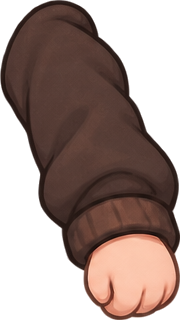
#> input picture pet/frames-generated/motion-v5/rig/far-arm.png, 180 x 320 px; its folder holds 4 pictures in this run
$ python walk_motion.py
#> lines starting #> are read from the running program, lines starting #| are printed output that depends on the picture
"""Animate only locomotion, using parts referenced against existing Idle art.

Rigid part transforms and two-bone joints preserve leg length. Planted feet
translate linearly against page travel, rather than skating between cels.
"""
from __future__ import annotations
from functools import lru_cache
from pathlib import Path
import math
import numpy as np
from PIL import Image, ImageEnhance, ImageDraw, ImageFilter, ImageChops

ROOT=Path(__file__).resolve().parents[1]
RIG=ROOT/'pet/frames-generated/motion-v5/rig'
W,H,COUNT,SAMPLE=192,208,32,4
STRIDE,STANCE,BONE=36.,.6,29.5
PAGE_DISTANCE=STRIDE/STANCE/2
PART_SIZES={'body':(412,508),'near-arm':(213,321),'far-arm':(180,320),
            'thigh':(196,371),'shin':(639,1688),'shoe':(301,221)}

@lru_cache
def part(name,far=False):
    im=Image.open(RIG/f'{name}.png').convert('RGBA')
    if im.size!=PART_SIZES[name]:
        raise ValueError(f'{name}: artwork changed size; update its joint registration')
    if far:
        alpha=im.getchannel('A')
        im=ImageEnhance.Brightness(im.convert('RGB')).enhance(.82).convert('RGBA')
        im.putalpha(alpha)
    return im

def draw_part(canvas,im,source_a,source_b,target_a,target_b):
    sa,sb,ta,tb=(np.array(p,dtype=float) for p in (source_a,source_b,target_a,target_b))
    sd,td=sb-sa,tb-ta
    scale=np.linalg.norm(td)/np.linalg.norm(sd)
    angle=math.atan2(td[1],td[0])-math.atan2(sd[1],sd[0])
    c,s=math.cos(angle)*scale,math.sin(angle)*scale
    matrix=np.array(((c,-s,0.),(s,c,0.),(0.,0.,1.)))
    matrix[:2,2]=ta-matrix[:2,:2]@sa
    matrix[:2]*=SAMPLE
    inv=np.linalg.inv(matrix)
    layer=im.convert('RGBa').transform(canvas.size,Image.Transform.AFFINE,
        tuple(inv[:2].flatten()),resample=Image.Resampling.BICUBIC).convert('RGBA')
    canvas.alpha_composite(layer)

def limb(canvas,name,far,start,end,width):
    im=part(name,far)
    a=np.array((im.width*.5,im.height*.15))
    b=np.array((im.width*.5,im.height*.88))
    if name=='shin':
        a[1],b[1]=im.height*.13,im.height*.92
    native_width=im.width*BONE/(b[1]-a[1])
    factor=width/native_width
    im=im.resize((round(im.width*factor),im.height),Image.Resampling.LANCZOS)
    a[0]*=factor;b[0]*=factor
    draw_part(canvas,im,a,b,start,end)

SHOE_SCALE=28/301
SHOE_ANCHOR=np.array((237.,95.))
ANKLE_Y=195-(221-SHOE_ANCHOR[1])*SHOE_SCALE

def foot_pose(phase):
    p=phase%1
    if p<STANCE:
        return np.array((-STRIDE/2+STRIDE*p/STANCE,ANKLE_Y)),0.,True
    t=(p-STANCE)/(1-STANCE)
    # Hermite swing matches the stance velocity at both ends. Squared lift
    # also starts/ends with zero vertical speed, avoiding toe-off/landing jerks.
    start,end=STRIDE/2,-STRIDE/2
    tangent=(1-STANCE)*STRIDE/STANCE
    x=(2*t**3-3*t*t+1)*start+(t**3-2*t*t+t)*tangent
    x+=(-2*t**3+3*t*t)*end+(t**3-t*t)*tangent
    y=ANKLE_Y-16*math.sin(math.pi*t)**2
    angle=math.radians(-18*math.sin(2*math.pi*t)*math.sin(math.pi*t))
    return np.array((x,y)),angle,False

def knee_for(hip,ankle):
    delta=ankle-hip;distance=float(np.linalg.norm(delta))
    if distance>=2*BONE:
        raise ValueError(f'Unreachable ankle ({distance:.2f}px)')
    bend=math.sqrt(BONE**2-(distance/2)**2)
    return (hip+ankle)/2+np.array((-delta[1],delta[0]))/distance*bend

def pose(phase):
    bob=2*math.sin(4*math.pi*phase)
    hip=np.array((96.,128.+bob))
    legs=[]
    for p,offset in ((phase+.5,-1.),(phase,1.)):
        ankle,angle,support=foot_pose(p)
        ankle[0]+=96+offset
        root=hip+np.array((offset,0.))
        legs.append(dict(hip=root,knee=knee_for(root,ankle),ankle=ankle,angle=angle,support=support))
    return bob,legs

def draw_leg(canvas,leg,far):
    skin=Image.new('RGBA',canvas.size)
    limb(skin,'thigh',far,leg['hip'],leg['knee'],22.)
    limb(skin,'shin',far,leg['knee'],leg['ankle'],18.)
    # Blend the illustrated skin texture only inside the overlapping joint.
    # Outer ink/alpha stays intact; no cap rings or extra doll joints.
    center=leg['knee']*SAMPLE;radius=9*SAMPLE
    joint=Image.new('L',canvas.size)
    ImageDraw.Draw(joint).ellipse((center[0]-radius,center[1]-radius,center[0]+radius,center[1]+radius),fill=255)
    joint=ImageChops.multiply(joint.filter(ImageFilter.GaussianBlur(.65*SAMPLE)),skin.getchannel('A').filter(ImageFilter.MinFilter(7)))
    raw=part('thigh',far)
    texture=raw.crop((raw.width*.25,raw.height*.4,raw.width*.75,raw.height*.6)).resize((radius*2,radius*2),Image.Resampling.BICUBIC)
    patch=Image.new('RGBA',canvas.size)
    patch.paste(texture,(round(center[0]-radius),round(center[1]-radius)))
    patch.putalpha(ImageChops.multiply(patch.getchannel('A'),joint))
    skin.alpha_composite(patch);canvas.alpha_composite(skin)
    a=leg['angle'];tip=leg['ankle']+np.array((28*math.cos(a),28*math.sin(a)))
    draw_part(canvas,part('shoe',far),SHOE_ANCHOR,SHOE_ANCHOR+np.array((301.,0.)),leg['ankle'],tip)

@lru_cache
def frames():
    seq=[]
    for i in range(COUNT):
        phase=i/COUNT;bob,legs=pose(phase)
        canvas=Image.new('RGBA',(W*SAMPLE,H*SAMPLE))
        lean=math.radians(math.sin(2*math.pi*phase))
        def body_point(x,y):
            dx,dy=x-96,y-132
            return np.array((96+dx*math.cos(lean)-dy*math.sin(lean),
                             132+bob+dx*math.sin(lean)+dy*math.cos(lean)))
        swing=10*math.cos(2*math.pi*phase)
        far_shoulder=body_point(92,94)
        far_hand=far_shoulder+np.array((-swing,math.sqrt(32**2-swing**2)))
        draw_part(canvas,part('far-arm'),(65,35),(125,285),far_shoulder,far_hand)
        draw_leg(canvas,legs[0],True);draw_leg(canvas,legs[1],False)
        draw_part(canvas,part('body'),(150,508),(150,0),body_point(96,132),body_point(96,19))
        shoulder=body_point(101,94)
        hand=shoulder+np.array((swing,math.sqrt(32**2-swing**2)))
        draw_part(canvas,part('near-arm'),(160,35),(47,285),shoulder,hand)
        seq.append(canvas.resize((W,H),Image.Resampling.LANCZOS))
    return tuple(seq)

if __name__=='__main__':
    out=ROOT/'.work';out.mkdir(exist_ok=True)
    sequence=[];sheet=Image.new('RGB',(W*8,H*4),(33,25,21))
#> after `sheet = Image.new('RGB', (W * 8, H * 4), (33, 25, 21))`:
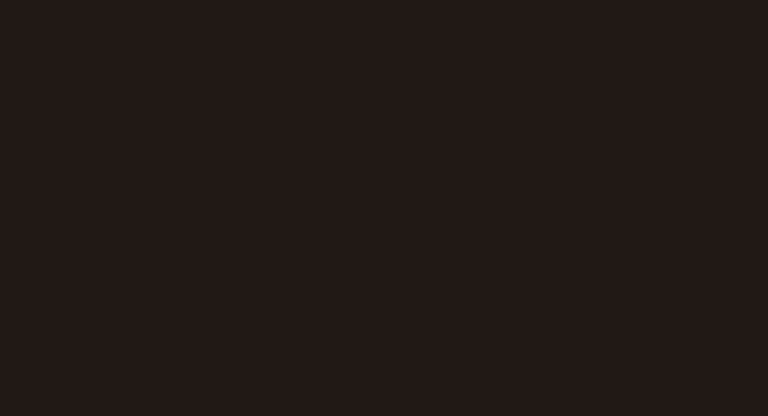
#> sheet: PIL image 1536x832 RGB (shown at 1/2 size); mean R, G, B 33, 25, 21
    for i,frame in enumerate(frames()):
#> in frames, `canvas=Image.new('RGBA',(W*SAMPLE,H*SAMPLE))`: canvas: PIL image 768x832 RGBA; every value is 0
#> in part, im is the input picture: PIL image 180x320 RGBA; mean R, G, B, A 63.8, 44.7, 38.6, 153.5
#> in draw_part, `sa,sb,ta,tb=(np.array(p,dtype=float) for p in (source_a,source_b,targe..`: sa = [65, 35]; sb = [125, 285]; ta = [92, 94]; tb = [82, 124.4]
#> in draw_part, `sd,td=sb-sa,tb-ta`: sd = [60, 250]; td = [-10, 30.4]
#> in draw_part, `scale=np.linalg.norm(td)/np.linalg.norm(sd)`: scale = 0.124
#> in draw_part, `angle=math.atan2(td[1],td[0])-math.atan2(sd[1],sd[0])`: angle = 0.553
#> in draw_part, `c,s=math.cos(angle)*scale,math.sin(angle)*scale`: c = 0.106; s = 0.0654
#> in draw_part, `matrix=np.array(((c,-s,0.),(s,c,0.),(0.,0.,1.)))`: matrix = [[0.106, -0.0654, 0], [0.0654, 0.106, 0], [0, 0, 1]]
#> in draw_part, `inv=np.linalg.inv(matrix)`: inv = [[1.71, 1.06, -960.8], [-1.06, 1.71, -219], [0, 0, 1]]
#> in draw_part, `layer=im.convert('RGBa').transform(canvas.size,Image.Transform.AFFINE,..`:
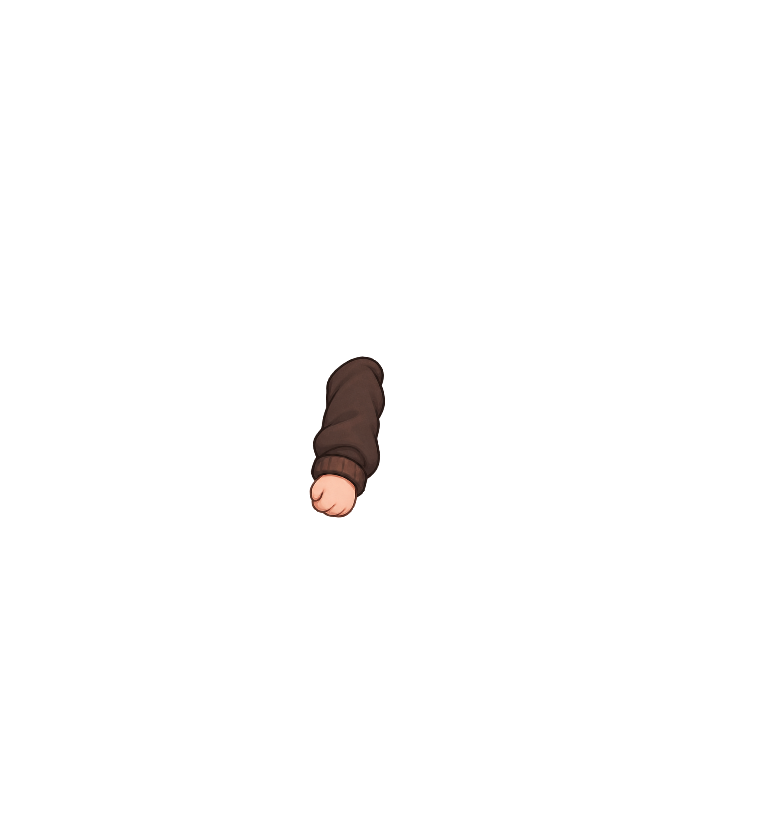
#> layer: PIL image 768x832 RGBA; mean R, G, B, A 1.4, 1, 0.9, 3.4; transparent parts drawn white
#> (the run stopped early here; a loop or call above may not have finished)
